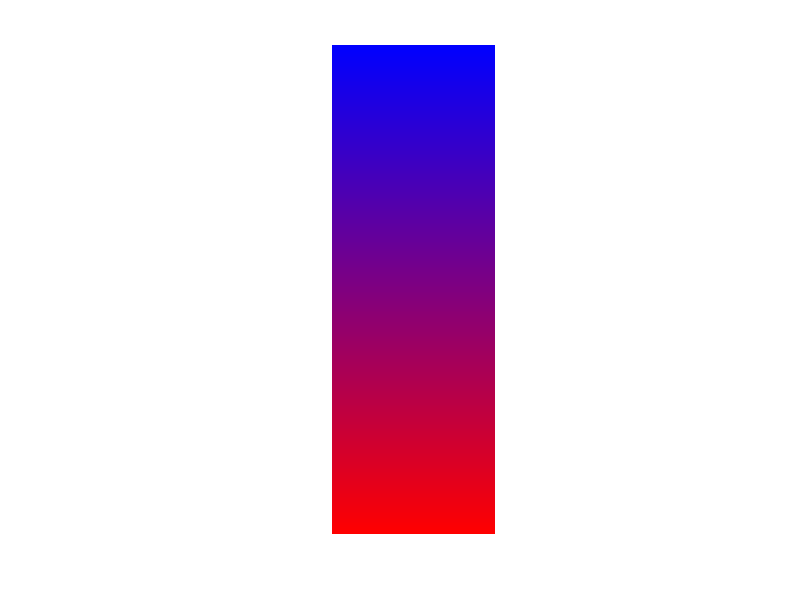

Source code (MATLAB):
% Définir les dimensions de l'image
largeur = 300;
hauteur = 900;

% Créer une matrice de dégradé de couleur
gradient = linspace(0, 1, hauteur); % Créer un vecteur allant de 0 à 1
image = repmat(gradient', 1, largeur); % Répéter le vecteur pour former une matrice

% Appliquer les couleurs (rouge à bleu)
image(:, :, 1) = image; % Composante rouge
image(:, :, 2) = zeros(hauteur, largeur); % Composante verte (0)
image(:, :, 3) = 1 - image(:, :, 1); % Composante bleue

% Afficher l'image
imshow(image);

% Enregistrer l'image au format PNG
imwrite(image, 'degrade_couleur.png');
